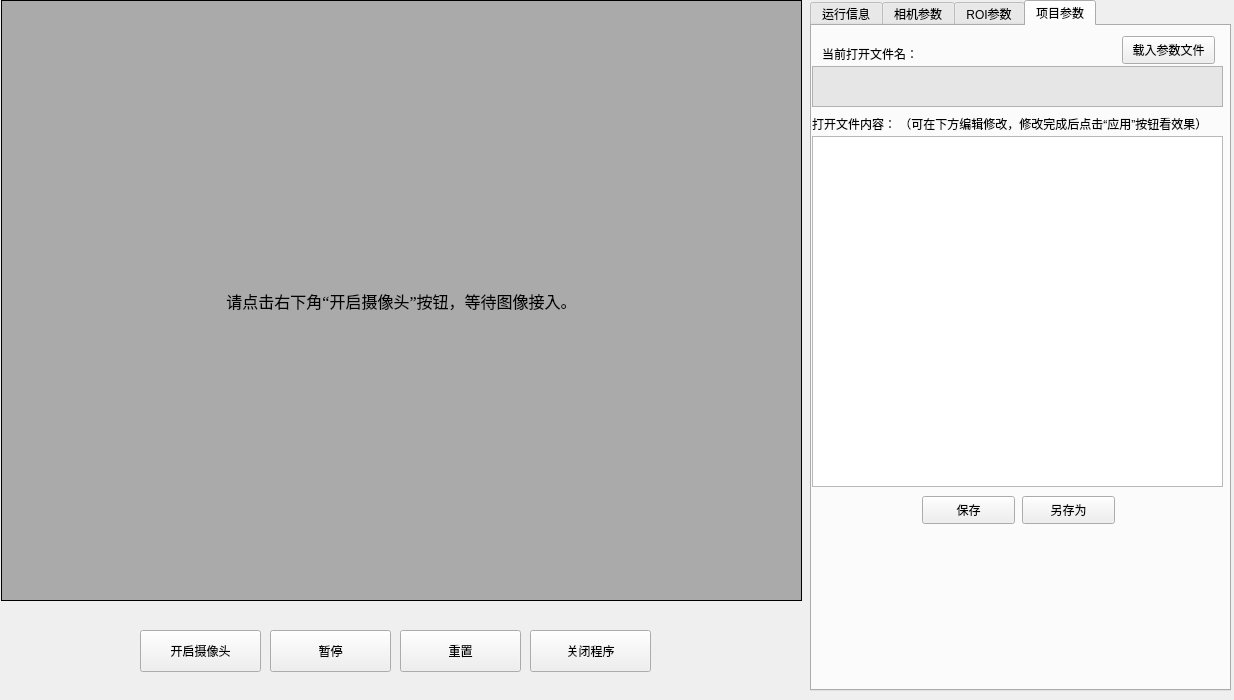
<?xml version="1.0" encoding="UTF-8"?>
<ui version="4.0">
 <class>cam_led_color_pyqt5</class>
 <widget class="QWidget" name="cam_led_color_pyqt5">
  <property name="geometry">
   <rect>
    <x>0</x>
    <y>0</y>
    <width>1234</width>
    <height>700</height>
   </rect>
  </property>
  <property name="minimumSize">
   <size>
    <width>1234</width>
    <height>700</height>
   </size>
  </property>
  <property name="maximumSize">
   <size>
    <width>1234</width>
    <height>700</height>
   </size>
  </property>
  <property name="windowTitle">
   <string>LedColorRec_Console</string>
  </property>
  <widget class="QLabel" name="video_stream">
   <property name="geometry">
    <rect>
     <x>1</x>
     <y>0</y>
     <width>801</width>
     <height>601</height>
    </rect>
   </property>
   <property name="font">
    <font>
     <family>Times New Roman</family>
     <pointsize>12</pointsize>
    </font>
   </property>
   <property name="autoFillBackground">
    <bool>false</bool>
   </property>
   <property name="styleSheet">
    <string notr="true">background-color: rgb(170, 170, 170);</string>
   </property>
   <property name="frameShape">
    <enum>QFrame::Box</enum>
   </property>
   <property name="text">
    <string>请点击右下角“开启摄像头”按钮，等待图像接入。</string>
   </property>
   <property name="alignment">
    <set>Qt::AlignCenter</set>
   </property>
  </widget>
  <widget class="QPushButton" name="close_btn">
   <property name="geometry">
    <rect>
     <x>530</x>
     <y>630</y>
     <width>121</width>
     <height>42</height>
    </rect>
   </property>
   <property name="text">
    <string>关闭程序</string>
   </property>
  </widget>
  <widget class="QPushButton" name="pause_btn">
   <property name="geometry">
    <rect>
     <x>270</x>
     <y>630</y>
     <width>121</width>
     <height>42</height>
    </rect>
   </property>
   <property name="text">
    <string>暂停</string>
   </property>
  </widget>
  <widget class="QPushButton" name="opencam_btn">
   <property name="geometry">
    <rect>
     <x>140</x>
     <y>630</y>
     <width>121</width>
     <height>42</height>
    </rect>
   </property>
   <property name="text">
    <string>开启摄像头</string>
   </property>
  </widget>
  <widget class="QPushButton" name="reset_btn">
   <property name="geometry">
    <rect>
     <x>400</x>
     <y>630</y>
     <width>121</width>
     <height>42</height>
    </rect>
   </property>
   <property name="text">
    <string>重置</string>
   </property>
  </widget>
  <widget class="QTabWidget" name="tabWidget">
   <property name="geometry">
    <rect>
     <x>810</x>
     <y>0</y>
     <width>421</width>
     <height>691</height>
    </rect>
   </property>
   <property name="currentIndex">
    <number>3</number>
   </property>
   <widget class="QWidget" name="RuntimeInfoTable">
    <attribute name="title">
     <string>运行信息</string>
    </attribute>
    <widget class="QTextBrowser" name="info_text">
     <property name="geometry">
      <rect>
       <x>0</x>
       <y>0</y>
       <width>411</width>
       <height>661</height>
      </rect>
     </property>
    </widget>
   </widget>
   <widget class="QWidget" name="CameraParaTable">
    <attribute name="title">
     <string>相机参数</string>
    </attribute>
    <widget class="QPushButton" name="CamSaveButton">
     <property name="geometry">
      <rect>
       <x>160</x>
       <y>450</y>
       <width>93</width>
       <height>28</height>
      </rect>
     </property>
     <property name="text">
      <string>保存</string>
     </property>
    </widget>
    <widget class="QLabel" name="label_21">
     <property name="geometry">
      <rect>
       <x>10</x>
       <y>20</y>
       <width>111</width>
       <height>16</height>
      </rect>
     </property>
     <property name="text">
      <string>当前打开文件名：</string>
     </property>
    </widget>
    <widget class="QPushButton" name="CamSaveAsButton">
     <property name="geometry">
      <rect>
       <x>260</x>
       <y>450</y>
       <width>93</width>
       <height>28</height>
      </rect>
     </property>
     <property name="text">
      <string>另存为</string>
     </property>
    </widget>
    <widget class="QPushButton" name="CamLoadFileButton">
     <property name="geometry">
      <rect>
       <x>310</x>
       <y>10</y>
       <width>93</width>
       <height>28</height>
      </rect>
     </property>
     <property name="text">
      <string>载入参数文件</string>
     </property>
    </widget>
    <widget class="QTextEdit" name="CamLoadFileContentText">
     <property name="geometry">
      <rect>
       <x>0</x>
       <y>110</y>
       <width>411</width>
       <height>331</height>
      </rect>
     </property>
    </widget>
    <widget class="QTextBrowser" name="CamLoadFiletextBrowser">
     <property name="geometry">
      <rect>
       <x>0</x>
       <y>40</y>
       <width>411</width>
       <height>41</height>
      </rect>
     </property>
     <property name="styleSheet">
      <string notr="true">background-color: rgb(230, 230, 230);</string>
     </property>
    </widget>
    <widget class="QLabel" name="label_22">
     <property name="geometry">
      <rect>
       <x>0</x>
       <y>90</y>
       <width>411</width>
       <height>16</height>
      </rect>
     </property>
     <property name="text">
      <string>打开文件内容： （可在下方编辑修改，修改完成后点击“应用”按钮看效果）</string>
     </property>
    </widget>
    <widget class="QPushButton" name="CamApplyButton">
     <property name="geometry">
      <rect>
       <x>60</x>
       <y>450</y>
       <width>93</width>
       <height>28</height>
      </rect>
     </property>
     <property name="text">
      <string>应用</string>
     </property>
    </widget>
    <widget class="QLabel" name="label_23">
     <property name="geometry">
      <rect>
       <x>10</x>
       <y>480</y>
       <width>111</width>
       <height>21</height>
      </rect>
     </property>
     <property name="text">
      <string>应用信息反馈：</string>
     </property>
    </widget>
    <widget class="QTextBrowser" name="CamApplyFeedbackInfo">
     <property name="geometry">
      <rect>
       <x>0</x>
       <y>500</y>
       <width>411</width>
       <height>161</height>
      </rect>
     </property>
     <property name="styleSheet">
      <string notr="true">background-color: rgb(230, 230, 230);</string>
     </property>
    </widget>
   </widget>
   <widget class="QWidget" name="ROIParaTable">
    <attribute name="title">
     <string>ROI参数</string>
    </attribute>
    <widget class="QGroupBox" name="groupBox">
     <property name="geometry">
      <rect>
       <x>0</x>
       <y>80</y>
       <width>411</width>
       <height>161</height>
      </rect>
     </property>
     <property name="title">
      <string>单独调整选中BOX的位置与大小</string>
     </property>
     <widget class="QPushButton" name="DeleteBoxButton">
      <property name="geometry">
       <rect>
        <x>300</x>
        <y>120</y>
        <width>51</width>
        <height>31</height>
       </rect>
      </property>
      <property name="font">
       <font>
        <pointsize>8</pointsize>
        <weight>50</weight>
        <bold>false</bold>
       </font>
      </property>
      <property name="text">
       <string>删除</string>
      </property>
     </widget>
     <widget class="QPushButton" name="SingleRightButton">
      <property name="geometry">
       <rect>
        <x>110</x>
        <y>60</y>
        <width>31</width>
        <height>41</height>
       </rect>
      </property>
      <property name="font">
       <font>
        <pointsize>14</pointsize>
        <weight>75</weight>
        <bold>true</bold>
       </font>
      </property>
      <property name="text">
       <string>&gt;</string>
      </property>
     </widget>
     <widget class="QLabel" name="label_3">
      <property name="geometry">
       <rect>
        <x>100</x>
        <y>130</y>
        <width>21</width>
        <height>16</height>
       </rect>
      </property>
      <property name="text">
       <string>Y：</string>
      </property>
     </widget>
     <widget class="QLabel" name="label_2">
      <property name="geometry">
       <rect>
        <x>10</x>
        <y>130</y>
        <width>21</width>
        <height>16</height>
       </rect>
      </property>
      <property name="text">
       <string>X：</string>
      </property>
     </widget>
     <widget class="QPushButton" name="SingleSizeMinusButton">
      <property name="geometry">
       <rect>
        <x>230</x>
        <y>50</y>
        <width>31</width>
        <height>41</height>
       </rect>
      </property>
      <property name="font">
       <font>
        <pointsize>11</pointsize>
        <weight>75</weight>
        <bold>true</bold>
       </font>
      </property>
      <property name="text">
       <string>-</string>
      </property>
     </widget>
     <widget class="QPushButton" name="SingleUpButton">
      <property name="geometry">
       <rect>
        <x>70</x>
        <y>30</y>
        <width>31</width>
        <height>41</height>
       </rect>
      </property>
      <property name="font">
       <font>
        <pointsize>18</pointsize>
        <weight>75</weight>
        <bold>true</bold>
       </font>
      </property>
      <property name="layoutDirection">
       <enum>Qt::LeftToRight</enum>
      </property>
      <property name="text">
       <string>^</string>
      </property>
     </widget>
     <widget class="QLineEdit" name="SingleBox_x">
      <property name="geometry">
       <rect>
        <x>30</x>
        <y>130</y>
        <width>41</width>
        <height>22</height>
       </rect>
      </property>
     </widget>
     <widget class="QLabel" name="label_6">
      <property name="geometry">
       <rect>
        <x>10</x>
        <y>20</y>
        <width>55</width>
        <height>16</height>
       </rect>
      </property>
      <property name="text">
       <string>位置调整</string>
      </property>
     </widget>
     <widget class="QLabel" name="label_4">
      <property name="geometry">
       <rect>
        <x>290</x>
        <y>50</y>
        <width>21</width>
        <height>16</height>
       </rect>
      </property>
      <property name="text">
       <string>W：</string>
      </property>
     </widget>
     <widget class="QLabel" name="label">
      <property name="geometry">
       <rect>
        <x>270</x>
        <y>20</y>
        <width>55</width>
        <height>16</height>
       </rect>
      </property>
      <property name="text">
       <string>BOX列表：</string>
      </property>
     </widget>
     <widget class="QPushButton" name="SingleDownButton">
      <property name="geometry">
       <rect>
        <x>70</x>
        <y>90</y>
        <width>31</width>
        <height>41</height>
       </rect>
      </property>
      <property name="font">
       <font>
        <pointsize>11</pointsize>
        <weight>75</weight>
        <bold>true</bold>
       </font>
      </property>
      <property name="text">
       <string>V</string>
      </property>
     </widget>
     <widget class="QPushButton" name="AddBoxButton">
      <property name="geometry">
       <rect>
        <x>240</x>
        <y>120</y>
        <width>51</width>
        <height>31</height>
       </rect>
      </property>
      <property name="font">
       <font>
        <pointsize>8</pointsize>
        <weight>50</weight>
        <bold>false</bold>
       </font>
      </property>
      <property name="text">
       <string>增加</string>
      </property>
     </widget>
     <widget class="QPushButton" name="SingleSizePlusButton">
      <property name="geometry">
       <rect>
        <x>190</x>
        <y>50</y>
        <width>31</width>
        <height>41</height>
       </rect>
      </property>
      <property name="font">
       <font>
        <pointsize>11</pointsize>
        <weight>75</weight>
        <bold>true</bold>
       </font>
      </property>
      <property name="text">
       <string>+</string>
      </property>
     </widget>
     <widget class="QComboBox" name="SinglecomboBox">
      <property name="geometry">
       <rect>
        <x>330</x>
        <y>20</y>
        <width>73</width>
        <height>22</height>
       </rect>
      </property>
     </widget>
     <widget class="QLabel" name="label_7">
      <property name="geometry">
       <rect>
        <x>200</x>
        <y>30</y>
        <width>55</width>
        <height>16</height>
       </rect>
      </property>
      <property name="text">
       <string>大小调整</string>
      </property>
     </widget>
     <widget class="QLabel" name="label_5">
      <property name="geometry">
       <rect>
        <x>290</x>
        <y>80</y>
        <width>21</width>
        <height>16</height>
       </rect>
      </property>
      <property name="text">
       <string>H：</string>
      </property>
     </widget>
     <widget class="QPushButton" name="SingleLeftButton">
      <property name="geometry">
       <rect>
        <x>30</x>
        <y>60</y>
        <width>31</width>
        <height>41</height>
       </rect>
      </property>
      <property name="font">
       <font>
        <pointsize>14</pointsize>
        <weight>75</weight>
        <bold>true</bold>
       </font>
      </property>
      <property name="text">
       <string>&lt;</string>
      </property>
     </widget>
     <widget class="QLineEdit" name="SingleBox_y">
      <property name="geometry">
       <rect>
        <x>120</x>
        <y>130</y>
        <width>41</width>
        <height>22</height>
       </rect>
      </property>
      <property name="text">
       <string/>
      </property>
     </widget>
     <widget class="QLineEdit" name="SingleBoxWidthlineEdit">
      <property name="geometry">
       <rect>
        <x>310</x>
        <y>50</y>
        <width>41</width>
        <height>22</height>
       </rect>
      </property>
     </widget>
     <widget class="QLineEdit" name="SingleBoxHeightlineEdit">
      <property name="geometry">
       <rect>
        <x>310</x>
        <y>80</y>
        <width>41</width>
        <height>22</height>
       </rect>
      </property>
      <property name="text">
       <string/>
      </property>
     </widget>
     <widget class="QLineEdit" name="SingleStep">
      <property name="geometry">
       <rect>
        <x>150</x>
        <y>30</y>
        <width>31</width>
        <height>22</height>
       </rect>
      </property>
      <property name="text">
       <string>1</string>
      </property>
     </widget>
     <widget class="QLabel" name="label_30">
      <property name="geometry">
       <rect>
        <x>110</x>
        <y>30</y>
        <width>31</width>
        <height>16</height>
       </rect>
      </property>
      <property name="text">
       <string>步长：</string>
      </property>
     </widget>
    </widget>
    <widget class="QTextBrowser" name="ROILoadFiletextBrowser">
     <property name="geometry">
      <rect>
       <x>0</x>
       <y>30</y>
       <width>411</width>
       <height>41</height>
      </rect>
     </property>
     <property name="styleSheet">
      <string notr="true">background-color: rgb(230, 230, 230);</string>
     </property>
    </widget>
    <widget class="QPushButton" name="ROILoadFileButton">
     <property name="geometry">
      <rect>
       <x>310</x>
       <y>0</y>
       <width>93</width>
       <height>28</height>
      </rect>
     </property>
     <property name="text">
      <string>载入参数文件</string>
     </property>
    </widget>
    <widget class="QLabel" name="label_24">
     <property name="geometry">
      <rect>
       <x>10</x>
       <y>10</y>
       <width>111</width>
       <height>16</height>
      </rect>
     </property>
     <property name="text">
      <string>当前打开文件名：</string>
     </property>
    </widget>
    <widget class="QGroupBox" name="groupBox_2">
     <property name="geometry">
      <rect>
       <x>0</x>
       <y>250</y>
       <width>411</width>
       <height>161</height>
      </rect>
     </property>
     <property name="title">
      <string>所有BOX整体调整</string>
     </property>
     <widget class="QPushButton" name="AllRightButton">
      <property name="geometry">
       <rect>
        <x>110</x>
        <y>70</y>
        <width>31</width>
        <height>41</height>
       </rect>
      </property>
      <property name="font">
       <font>
        <pointsize>14</pointsize>
        <weight>75</weight>
        <bold>true</bold>
       </font>
      </property>
      <property name="text">
       <string>&gt;</string>
      </property>
     </widget>
     <widget class="QLabel" name="label_8">
      <property name="geometry">
       <rect>
        <x>110</x>
        <y>110</y>
        <width>61</width>
        <height>16</height>
       </rect>
      </property>
      <property name="text">
       <string>Y_offset：</string>
      </property>
     </widget>
     <widget class="QLabel" name="label_9">
      <property name="geometry">
       <rect>
        <x>10</x>
        <y>110</y>
        <width>51</width>
        <height>16</height>
       </rect>
      </property>
      <property name="text">
       <string>X_offset：</string>
      </property>
     </widget>
     <widget class="QPushButton" name="AllSizeMinusButton">
      <property name="geometry">
       <rect>
        <x>250</x>
        <y>70</y>
        <width>31</width>
        <height>41</height>
       </rect>
      </property>
      <property name="font">
       <font>
        <pointsize>11</pointsize>
        <weight>75</weight>
        <bold>true</bold>
       </font>
      </property>
      <property name="text">
       <string>-</string>
      </property>
     </widget>
     <widget class="QPushButton" name="AllUpButton">
      <property name="geometry">
       <rect>
        <x>70</x>
        <y>40</y>
        <width>31</width>
        <height>41</height>
       </rect>
      </property>
      <property name="font">
       <font>
        <pointsize>18</pointsize>
        <weight>75</weight>
        <bold>true</bold>
       </font>
      </property>
      <property name="layoutDirection">
       <enum>Qt::LeftToRight</enum>
      </property>
      <property name="text">
       <string>^</string>
      </property>
     </widget>
     <widget class="QLineEdit" name="X_offset_lineEdit">
      <property name="geometry">
       <rect>
        <x>10</x>
        <y>130</y>
        <width>41</width>
        <height>22</height>
       </rect>
      </property>
     </widget>
     <widget class="QLabel" name="label_10">
      <property name="geometry">
       <rect>
        <x>10</x>
        <y>20</y>
        <width>91</width>
        <height>16</height>
       </rect>
      </property>
      <property name="text">
       <string>整体位置调整</string>
      </property>
     </widget>
     <widget class="QLabel" name="label_11">
      <property name="geometry">
       <rect>
        <x>300</x>
        <y>60</y>
        <width>51</width>
        <height>20</height>
       </rect>
      </property>
      <property name="text">
       <string>X_size：</string>
      </property>
     </widget>
     <widget class="QPushButton" name="AllDownButton">
      <property name="geometry">
       <rect>
        <x>70</x>
        <y>100</y>
        <width>31</width>
        <height>41</height>
       </rect>
      </property>
      <property name="font">
       <font>
        <pointsize>11</pointsize>
        <weight>75</weight>
        <bold>true</bold>
       </font>
      </property>
      <property name="text">
       <string>V</string>
      </property>
     </widget>
     <widget class="QPushButton" name="AllSizePlusButton">
      <property name="geometry">
       <rect>
        <x>210</x>
        <y>70</y>
        <width>31</width>
        <height>41</height>
       </rect>
      </property>
      <property name="font">
       <font>
        <pointsize>11</pointsize>
        <weight>75</weight>
        <bold>true</bold>
       </font>
      </property>
      <property name="text">
       <string>+</string>
      </property>
     </widget>
     <widget class="QLabel" name="label_13">
      <property name="geometry">
       <rect>
        <x>214</x>
        <y>40</y>
        <width>91</width>
        <height>20</height>
       </rect>
      </property>
      <property name="text">
       <string>整体大小调整</string>
      </property>
     </widget>
     <widget class="QLabel" name="label_14">
      <property name="geometry">
       <rect>
        <x>300</x>
        <y>90</y>
        <width>51</width>
        <height>20</height>
       </rect>
      </property>
      <property name="text">
       <string>Y_size：</string>
      </property>
     </widget>
     <widget class="QPushButton" name="AllLeftButton">
      <property name="geometry">
       <rect>
        <x>30</x>
        <y>70</y>
        <width>31</width>
        <height>41</height>
       </rect>
      </property>
      <property name="font">
       <font>
        <pointsize>14</pointsize>
        <weight>75</weight>
        <bold>true</bold>
       </font>
      </property>
      <property name="text">
       <string>&lt;</string>
      </property>
     </widget>
     <widget class="QLineEdit" name="Y_offset_lineEdit">
      <property name="geometry">
       <rect>
        <x>110</x>
        <y>130</y>
        <width>41</width>
        <height>22</height>
       </rect>
      </property>
      <property name="text">
       <string/>
      </property>
     </widget>
     <widget class="QLineEdit" name="X_size_lineEdit">
      <property name="geometry">
       <rect>
        <x>350</x>
        <y>60</y>
        <width>41</width>
        <height>22</height>
       </rect>
      </property>
     </widget>
     <widget class="QLineEdit" name="Y_size_lineEdit">
      <property name="geometry">
       <rect>
        <x>350</x>
        <y>90</y>
        <width>41</width>
        <height>22</height>
       </rect>
      </property>
      <property name="text">
       <string/>
      </property>
     </widget>
     <widget class="QPushButton" name="AllDeleteButton">
      <property name="geometry">
       <rect>
        <x>310</x>
        <y>120</y>
        <width>71</width>
        <height>31</height>
       </rect>
      </property>
      <property name="font">
       <font>
        <pointsize>8</pointsize>
        <weight>50</weight>
        <bold>false</bold>
       </font>
      </property>
      <property name="text">
       <string>删除所有</string>
      </property>
     </widget>
     <widget class="QLabel" name="label_55">
      <property name="geometry">
       <rect>
        <x>110</x>
        <y>40</y>
        <width>31</width>
        <height>16</height>
       </rect>
      </property>
      <property name="text">
       <string>步长：</string>
      </property>
     </widget>
     <widget class="QLineEdit" name="AllStep">
      <property name="geometry">
       <rect>
        <x>150</x>
        <y>40</y>
        <width>31</width>
        <height>22</height>
       </rect>
      </property>
      <property name="text">
       <string>1</string>
      </property>
     </widget>
    </widget>
    <widget class="QGroupBox" name="groupBox_3">
     <property name="geometry">
      <rect>
       <x>0</x>
       <y>420</y>
       <width>411</width>
       <height>71</height>
      </rect>
     </property>
     <property name="title">
      <string>ROI设置</string>
     </property>
     <widget class="QLabel" name="label_16">
      <property name="geometry">
       <rect>
        <x>10</x>
        <y>20</y>
        <width>101</width>
        <height>16</height>
       </rect>
      </property>
      <property name="text">
       <string>ROI左上角坐标：</string>
      </property>
     </widget>
     <widget class="QLabel" name="label_15">
      <property name="geometry">
       <rect>
        <x>80</x>
        <y>40</y>
        <width>21</width>
        <height>16</height>
       </rect>
      </property>
      <property name="text">
       <string>Y：</string>
      </property>
     </widget>
     <widget class="QLabel" name="label_12">
      <property name="geometry">
       <rect>
        <x>10</x>
        <y>40</y>
        <width>21</width>
        <height>16</height>
       </rect>
      </property>
      <property name="text">
       <string>X：</string>
      </property>
     </widget>
     <widget class="QLineEdit" name="ROIlineEdit_x">
      <property name="geometry">
       <rect>
        <x>30</x>
        <y>40</y>
        <width>41</width>
        <height>22</height>
       </rect>
      </property>
     </widget>
     <widget class="QLineEdit" name="ROIlineEdit_y">
      <property name="geometry">
       <rect>
        <x>100</x>
        <y>40</y>
        <width>41</width>
        <height>22</height>
       </rect>
      </property>
      <property name="text">
       <string/>
      </property>
     </widget>
     <widget class="QLabel" name="label_17">
      <property name="geometry">
       <rect>
        <x>170</x>
        <y>40</y>
        <width>21</width>
        <height>16</height>
       </rect>
      </property>
      <property name="text">
       <string>W：</string>
      </property>
     </widget>
     <widget class="QLabel" name="label_18">
      <property name="geometry">
       <rect>
        <x>240</x>
        <y>40</y>
        <width>21</width>
        <height>16</height>
       </rect>
      </property>
      <property name="text">
       <string>H：</string>
      </property>
     </widget>
     <widget class="QLineEdit" name="ROIlineEdit_w">
      <property name="geometry">
       <rect>
        <x>190</x>
        <y>40</y>
        <width>41</width>
        <height>22</height>
       </rect>
      </property>
     </widget>
     <widget class="QLabel" name="label_19">
      <property name="geometry">
       <rect>
        <x>170</x>
        <y>20</y>
        <width>101</width>
        <height>16</height>
       </rect>
      </property>
      <property name="text">
       <string>ROI宽与高：</string>
      </property>
     </widget>
     <widget class="QLineEdit" name="ROIlineEdit_h">
      <property name="geometry">
       <rect>
        <x>260</x>
        <y>40</y>
        <width>41</width>
        <height>22</height>
       </rect>
      </property>
      <property name="text">
       <string/>
      </property>
     </widget>
     <widget class="QPushButton" name="ROIApplyButton">
      <property name="geometry">
       <rect>
        <x>330</x>
        <y>20</y>
        <width>61</width>
        <height>21</height>
       </rect>
      </property>
      <property name="font">
       <font>
        <pointsize>8</pointsize>
        <weight>50</weight>
        <bold>false</bold>
       </font>
      </property>
      <property name="text">
       <string>应用</string>
      </property>
     </widget>
     <widget class="QPushButton" name="ROIDeleteButton">
      <property name="geometry">
       <rect>
        <x>330</x>
        <y>40</y>
        <width>61</width>
        <height>21</height>
       </rect>
      </property>
      <property name="font">
       <font>
        <pointsize>8</pointsize>
        <weight>50</weight>
        <bold>false</bold>
       </font>
      </property>
      <property name="text">
       <string>删除</string>
      </property>
     </widget>
    </widget>
    <widget class="QGroupBox" name="groupBox_4">
     <property name="geometry">
      <rect>
       <x>0</x>
       <y>500</y>
       <width>411</width>
       <height>51</height>
      </rect>
     </property>
     <property name="title">
      <string>置信度与噪音权重</string>
     </property>
     <widget class="QLabel" name="label_20">
      <property name="geometry">
       <rect>
        <x>10</x>
        <y>20</y>
        <width>101</width>
        <height>16</height>
       </rect>
      </property>
      <property name="text">
       <string>颜色阈值：</string>
      </property>
     </widget>
     <widget class="QLineEdit" name="ThresholdlineEdit">
      <property name="geometry">
       <rect>
        <x>70</x>
        <y>20</y>
        <width>41</width>
        <height>22</height>
       </rect>
      </property>
      <property name="text">
       <string/>
      </property>
     </widget>
     <widget class="QLabel" name="label_29">
      <property name="geometry">
       <rect>
        <x>120</x>
        <y>20</y>
        <width>71</width>
        <height>16</height>
       </rect>
      </property>
      <property name="text">
       <string>噪音权重：</string>
      </property>
     </widget>
     <widget class="QLineEdit" name="NoiseWeightlineEdit">
      <property name="geometry">
       <rect>
        <x>180</x>
        <y>20</y>
        <width>41</width>
        <height>22</height>
       </rect>
      </property>
      <property name="text">
       <string/>
      </property>
     </widget>
     <widget class="QPushButton" name="ConfApplyButton">
      <property name="geometry">
       <rect>
        <x>360</x>
        <y>20</y>
        <width>41</width>
        <height>21</height>
       </rect>
      </property>
      <property name="font">
       <font>
        <pointsize>8</pointsize>
        <weight>50</weight>
        <bold>false</bold>
       </font>
      </property>
      <property name="text">
       <string>应用</string>
      </property>
     </widget>
     <widget class="QLabel" name="label_31">
      <property name="geometry">
       <rect>
        <x>230</x>
        <y>20</y>
        <width>71</width>
        <height>16</height>
       </rect>
      </property>
      <property name="text">
       <string>置信度增强：</string>
      </property>
     </widget>
     <widget class="QLineEdit" name="ConfEnhancelineEdit">
      <property name="geometry">
       <rect>
        <x>310</x>
        <y>20</y>
        <width>41</width>
        <height>22</height>
       </rect>
      </property>
      <property name="text">
       <string/>
      </property>
     </widget>
    </widget>
    <widget class="QPushButton" name="ROISaveButton">
     <property name="geometry">
      <rect>
       <x>110</x>
       <y>570</y>
       <width>93</width>
       <height>28</height>
      </rect>
     </property>
     <property name="text">
      <string>保存</string>
     </property>
    </widget>
    <widget class="QPushButton" name="ROISaveAsButton">
     <property name="geometry">
      <rect>
       <x>210</x>
       <y>570</y>
       <width>93</width>
       <height>28</height>
      </rect>
     </property>
     <property name="text">
      <string>另存为</string>
     </property>
    </widget>
   </widget>
   <widget class="QWidget" name="ProjectParaTable">
    <attribute name="title">
     <string>项目参数</string>
    </attribute>
    <widget class="QTextBrowser" name="PrjLoadFiletextBrowser">
     <property name="geometry">
      <rect>
       <x>0</x>
       <y>40</y>
       <width>411</width>
       <height>41</height>
      </rect>
     </property>
     <property name="styleSheet">
      <string notr="true">background-color: rgb(230, 230, 230);</string>
     </property>
    </widget>
    <widget class="QLabel" name="label_56">
     <property name="geometry">
      <rect>
       <x>0</x>
       <y>90</y>
       <width>411</width>
       <height>16</height>
      </rect>
     </property>
     <property name="text">
      <string>打开文件内容： （可在下方编辑修改，修改完成后点击“应用”按钮看效果）</string>
     </property>
    </widget>
    <widget class="QPushButton" name="PrjLoadFileButton">
     <property name="geometry">
      <rect>
       <x>310</x>
       <y>10</y>
       <width>93</width>
       <height>28</height>
      </rect>
     </property>
     <property name="text">
      <string>载入参数文件</string>
     </property>
    </widget>
    <widget class="QTextEdit" name="PrjLoadFileContentText">
     <property name="geometry">
      <rect>
       <x>0</x>
       <y>110</y>
       <width>411</width>
       <height>351</height>
      </rect>
     </property>
    </widget>
    <widget class="QPushButton" name="PrjSaveButton">
     <property name="geometry">
      <rect>
       <x>110</x>
       <y>470</y>
       <width>93</width>
       <height>28</height>
      </rect>
     </property>
     <property name="text">
      <string>保存</string>
     </property>
    </widget>
    <widget class="QPushButton" name="PrjSaveAsButton">
     <property name="geometry">
      <rect>
       <x>210</x>
       <y>470</y>
       <width>93</width>
       <height>28</height>
      </rect>
     </property>
     <property name="text">
      <string>另存为</string>
     </property>
    </widget>
    <widget class="QLabel" name="label_57">
     <property name="geometry">
      <rect>
       <x>10</x>
       <y>20</y>
       <width>111</width>
       <height>16</height>
      </rect>
     </property>
     <property name="text">
      <string>当前打开文件名：</string>
     </property>
    </widget>
   </widget>
  </widget>
 </widget>
 <resources/>
 <connections/>
</ui>
